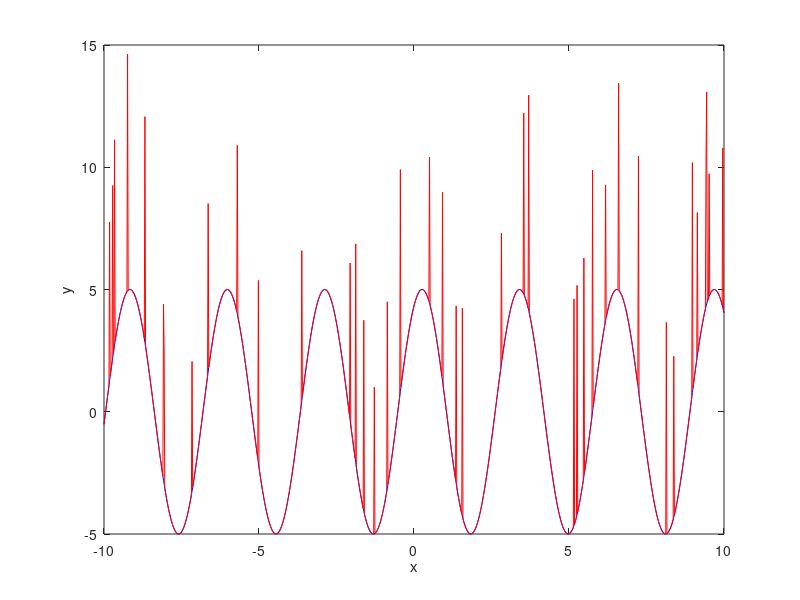

The MATLAB script that drew this image: (Note: this script raises an error after producing the figure.)
x = -10:0.02:10; x = x';
y = 5*sin(2*x + pi/3);

ycorrupt = y;
index = randperm(size(x,1),40);
ycorrupt(index) = ycorrupt(index) + (5 + 5*rand(40,1));		% the parameters for the corruption of values can be done here
figure;
plot(x,y,'b');
xlabel('x');
ylabel('y');
hold on;

plot(x,ycorrupt,'r');

filteredMedian = zeros(size(x));
for i=1:size(x,1),
	filteredMedian(i) = median(neighbours(ycorrupt,i));
endfor

filteredMean = zeros(size(x));
for i=1:size(x,1),
	filteredMean(i) = mean(neighbours(ycorrupt,i));
endfor

plot(x,filteredMedian,'g');
plot(x,filteredMean,'k');
legend('clean wave','corrupt wave','filtered wave (median)','filtered wave (mean)');

relative_error_median = sum((filteredMedian-y).^2) / sum(y.^2)
relative_error_mean = sum((filteredMean-y).^2 ) / sum(y.^2)